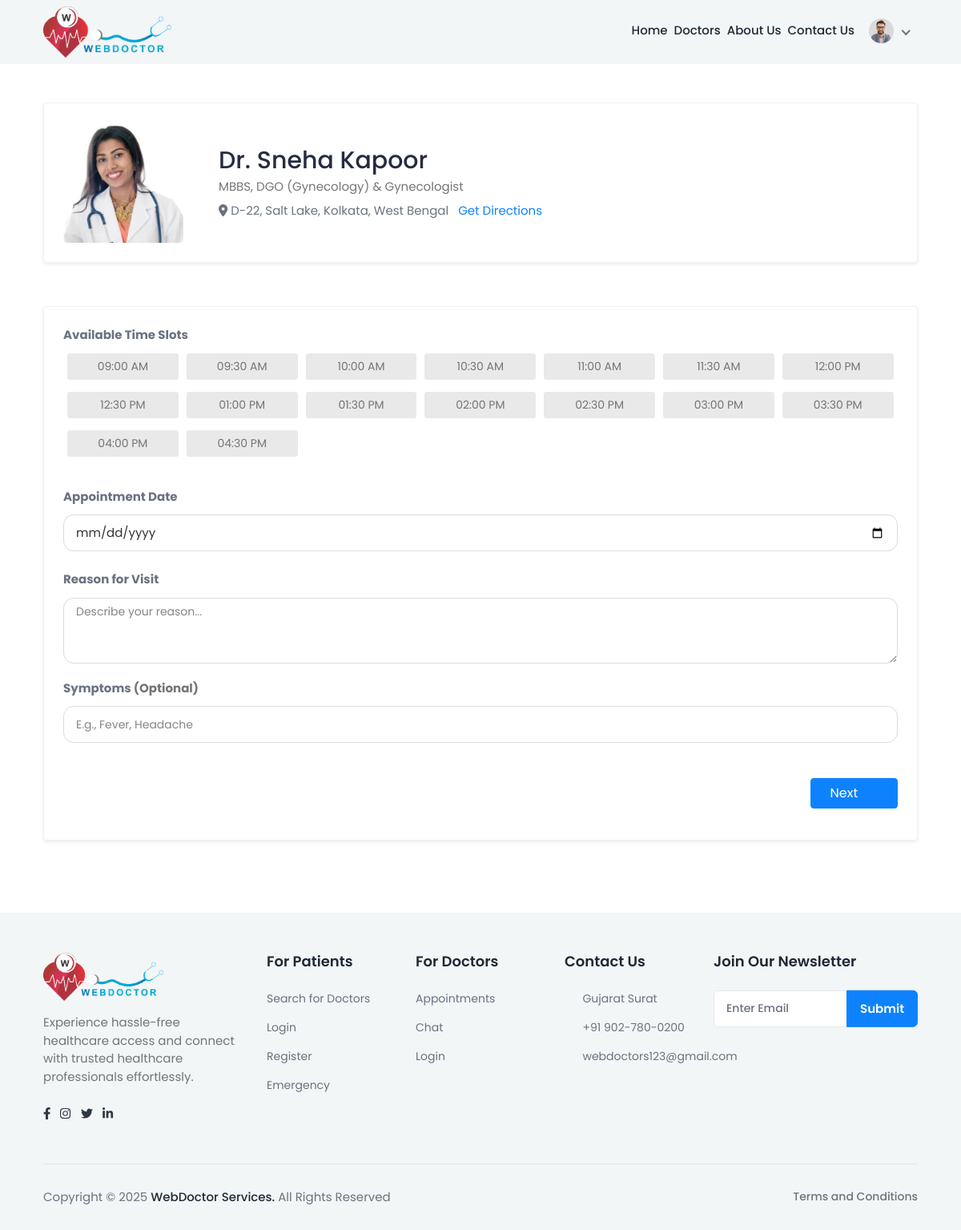
Page /book_appointment/21/ (signed in) on the committed database.
### myapp/models.py (models this page shows, shortened)
class patientRegister(models.Model):
      BLOOD_GROUP_CHOICES = [
        ('A+', 'A+'), ('A-', 'A-'), ('B+', 'B+'), ('B-', 'B-'),
        ('O+', 'O+'), ('O-', 'O-'), ('AB+', 'AB+'), ('AB-', 'AB-')
      ]
      name = models.CharField(max_length=100)
      email = models.EmailField(unique=True)
      phno = models.BigIntegerField(unique=True)
      password = models.CharField(max_length=255)
      profile_img = models.ImageField(upload_to='profile_pics/', null=True, blank=True)
      dob=models.DateField(null=True)
      age = models.PositiveIntegerField(null=True)  # Age field
      weight = models.DecimalField(null=True,max_digits=5,decimal_places=2)#Weight field
      height = models.DecimalField(null=True,max_digits=5, decimal_places=2)
      address = models.TextField()  # Full address
      city = models.CharField(max_length=50)
      state = models.CharField(max_length=50)
      blood_group = models.CharField(max_length=3, choices=BLOOD_GROUP_CHOICES)  # Dropdown selection

class doctorRegister(models.Model):
    GENDER_CHOICES = [
        ('M', 'Male'),
        ('F', 'Female'),
        ('O', 'Other'),
    ]
    name = models.CharField(max_length=100)
    email = models.EmailField(unique=True)
    phno = models.BigIntegerField(unique=True)
    password = models.CharField(max_length=100)
    profile_img = models.ImageField(upload_to='profile_pics/', null=True, blank=True)
    qualification = models.CharField(max_length=100,blank=True, null=True)
    specialization = models.CharField(max_length=100,blank=True, null=True)
    experience = models.IntegerField(blank=True, null=True)
    address = models.TextField(blank=True, null=True)
    city = models.CharField(max_length=50,blank=True, null=True)
    state = models.CharField(max_length=50,blank=True, null=True)
    clinic_name = models.CharField(max_length=255)
    clinic_address = models.TextField()
    gender = models.CharField(max_length=5, choices=GENDER_CHOICES)
    mci_no = models.CharField(max_length=10,blank=True, null=True)
    fee = models.BigIntegerField(null=True)
    about_me=models.TextField(null=True)
    is_approved = models.BooleanField(default=False)
    is_rejected = models.BooleanField(default=False)
    is_available = models.BooleanField(default=False)  # Doctor is available for emergency

### myapp/views.py (the view)
# urls.py: path('book_appointment/<int:doctor_id>/', views.book_appointment, name='book_appointment'),
def book_appointment(request, doctor_id, appointment_id=None):
    doctor = get_object_or_404(doctorRegister, id=doctor_id)
    patient_id = request.session.get('patient_id')
    if not patient_id:
         messages.error(request, "You must be logged in as patient to book an appointment.")
         return redirect('/login/')
    patient = get_object_or_404(patientRegister, id=patient_id)
    print(f"Received appointment_id: {appointment_id}")
    appointment_obj = None
    if appointment_id:
        appointment_obj = get_object_or_404(appointment, id=appointment_id, patient_id=patient, doctor_id=doctor)
        print(f"Editing Existing Appointment: {appointment_obj.id}")  #  Debugging
    if request.method == "POST":
        print("Form submitted:", request.POST)
        form = appointmentForm(request.POST, instance=appointment_obj)  #  Ensure form updates existing instance
        if form.is_valid():
            appointment_obj = form.save(commit=False)
            appointment_obj.patient_id = patient
            appointment_obj.doctor_id = doctor
            appointment_obj.booking_date = now().date()  # Update booking date
            unique_meeting_id = uuid.uuid4().hex[:10]
            appointment_obj.meeting_link = f"https://meet.jit.si/{unique_meeting_id}"
            appointment_obj.save()  #  Update appointment instead of creating a new one
            print(f"Appointment updated: {appointment_obj.id}")
            messages.success(request, "Appointment booked successfully!!!")
            return redirect("payment", appointment_id=appointment_obj.id, doctor_id=doctor.id)
        else:
            print("Form errors:", form.errors)  # Debugging error messages
            messages.error(request, "Failed to book appointment. Please check the form and try again.")
    else:
        form = appointmentForm(request.POST,instance=appointment_obj)  # Prefill form if editing
    start_time = time(9, 0)
    end_time = time(17, 0)
    time_slots = []
    current_time = datetime.combine(date.today(), start_time)
    while current_time.time() < end_time:
        time_slots.append(current_time.strftime("%I:%M %p"))  # Format in 12-hour format with AM/PM
        current_time += timedelta(minutes=30)
    return render(request, 'booking.html', {
        "doctor": doctor,
        "patient": patient,
        "form": form,
        "time_slots": time_slots,
        "appointment_data_list": appointment_obj
    })

### myapp/forms.py (shortened to what this page needs)
class appointmentForm(forms.ModelForm):
    class Meta:
       model=appointment
       fields = ['appointment_date', 'appointment_time', 'reason','symptoms']

### myapp/templates/booking.html (shortened to what this page needs)
{% load static %}
<html>
<html lang="en">
<head>
  <link rel="stylesheet" href="{% static 'assets/css/bootstrap.min.css' %}">
  <link rel="stylesheet" href="https://cdnjs.cloudflare.com/ajax/libs/font-awesome/6.0.0-beta3/css/all.min.css">
  <link rel="stylesheet" href="{% static 'assets/plugins/fontawesome/css/fontawesome.min.css' %}">
  <link rel="stylesheet" href="{% static 'assets/plugins/fontawesome/css/all.min.css' %}">
  <link rel="stylesheet" href="{% static 'assets/css/feather.css' %}">
  <link rel="stylesheet" href="{% static 'assets/css/custom.css' %}">
  <link rel="stylesheet" href="https://cdnjs.cloudflare.com/ajax/libs/jquery-confirm/3.3.2/jquery-confirm.min.css" />
  <link rel="stylesheet" href="https://cdn.jsdelivr.net/npm/datedropper/datedropper.min.css">
</head>
<body>
  {% block content %}
  <div class="main-wrapper">
      <header class="header header-fixed header-one header-space">
        <div class="container">
        <nav class="navbar navbar-expand-lg header-nav">
        <div class="navbar-header">
        <a href="{% url 'index' %}" class="navbar-brand logo">
          <img src="{% static 'assets/img/logo.png' %}" class="img-fluid" alt="Logo">
        </a>
        </div>
        <div class="main-menu-wrapper">
        <ul class="main-nav">
          <li>
            <a href="{% url 'index' %}">Home</a>
          </li>
          <li>
            <a href="{% url 'doctor_list' %}">Doctors</a>
          </li>
          <li>
            <a href="{% url 'about_us' %}">About Us</a>
          </li>
          <li>
            <a href="{% url 'contact_us' %}">Contact Us</a>
          </li>
        <ul class="nav header-navbar-rht" style="padding-top: 20px;">
        <li class="nav-item dropdown has-arrow logged-item">
        <a href="#" class="dropdown-toggle nav-link" data-bs-toggle="dropdown" aria-expanded="false">
        <span class="user-img">
          {% if patient.profile_img %}
    <img class="rounded-circle" src="{{ patient.profile_img.url }}" width="31" alt="profile" />
    {% else %}
      <img class="rounded-circle" src="/static/assets/img/default_profile.png" width="31" alt="default profile" />
    {% endif %}
    </span>
        </a>
        </li>
        </ul>
        </ul>
        </div>
        </nav>
        </div>
        </header>
     <div class="content" style="min-height: calc(100vh - 150px);">
        <div class="container mt-5">
            <div class="row g-4">
                <div class="col-12">
                    <div class="card shadow-sm">
                        <div class="card-body">
                            <div class="d-flex align-items-center gap-4 flex-wrap">
                                <div class="doctor-img">
                                    {% if doctor.id %}
                                    <a href="{% url 'doctor_profile' doctor.id|add:0 %}" class="booking-doc-img">
                                        {% if doctor.profile_img %}
                                            <img src="{{ doctor.profile_img.url }}" alt="profile">
                                        {% else %}
                                            <img src="/static/assets/default_profile.jpg" class="rounded-circle" alt="default profile" width="120" height="120">
                                        {% endif %}
                                    </a>
                                    {% else %}
                                        <p>Doctor profile not available</p>
                                    {% endif %}
                                </div>
                                <div class="flex-grow-1">
                                    <h2 class="mb-1">Dr. {{ doctor.name }}</h2>
                                    <p class="text-muted mb-2">{{ doctor.qualification }} & {{ doctor.specialization }}</p>
                                    <p class="mb-0">
                                        <i class="fas fa-map-marker-alt"></i>
                                        {{ doctor.clinic_address }}, {{ doctor.state }}
                                        <a href="javascript:void(0);" class="text-primary ms-2">Get Directions</a>
                                    </p>
                                </div>
                            </div>
                        </div>
                    </div>
                </div>
                <div class="col-12">
                    <div class="card shadow-sm">
                        <div class="card-body">
                            <form method="POST" action="{% if appointment_data_list %}{% url 'edit_appointment' doctor.id appointment_data_list.id %}{% else %}{% url 'book_appointment' doctor.id %}{% endif %}">
                                <div class="mb-4">
                                    <label class="form-label fw-bold">Available Time Slots</label>
                                    <div class="row g-3">
                                        <div class="time-slot">
                                            <ul class="clearfix">
                                              <ul class="clearfix">
                                                {% for time in time_slots %}
                                                  <li>
                                                    <a class="timing {% if time == appointment_data_list.appointment_time|time:'h:i A' %}selected{% endif %}" href="#" onclick="selectTimeSlot(this)">
                                                      <span>{{ time }}</span>
                                                    </a>
                                                  </li>
                                                {% endfor %}
                                              </ul>
                                            </ul>
                                        </div>
                                    </div>
                                </div>
                                 <div class="mb-4">
                                    <label class="form-label fw-bold">Appointment Date</label>
                                    <div class="input-group">
                                      <input type="date" class="form-control" name="appointment_date" id="date-format"
                                             placeholder="Select Appointment Date" value="{{ appointment_data_list.appointment_date }}" >
                                    </div>
                                  </div>
                                <div class="row ">
                                    <div class="col-md-12">
                                        <div class="form-group">
                                            <label class="form-label fw-bold">Reason for Visit</label>
                                            <textarea class="form-control" name="reason" rows="3"
                                                      placeholder="Describe your reason..."
                                                      maxlength="400">{{ appointment_data_list.reason }}</textarea>
                                        </div>
                                    </div>
                                    <div class="col-md-12">
                                        <div class="form-group">
                                            <label class="form-label fw-bold">Symptoms <span class="text-muted">(Optional)</span></label>
                                            <input type="text" class="form-control" name="symptoms"
                                                   placeholder="E.g., Fever, Headache"
                                                   value="{{ appointment_data_list.symptoms }}">
                                        </div>
                                    </div>
                                </div>
                                <div class="text-end mt-4">
                                    <button type="submit" class="btn book_btn px-4">
                                        Next <i class="feather-arrow-right-circle ms-2"></i>
                                    </button>
                                </div>
                            </form>
                        </div>
                    </div>
                </div>
            </div>
        </div>
    </div>
</div>
<link rel="stylesheet" href="https://code.jquery.com/ui/1.12.1/themes/base/jquery-ui.css">
<link rel="stylesheet" href="https://cdnjs.cloudflare.com/ajax/libs/timepicker/1.3.5/jquery.timepicker.min.css">
<link rel="stylesheet" href="{% static 'assets/vendor/bootstrap-material-datetimepicker/css/bootstrap-material-datetimepicker.css' %}">
    {% include "footer.html" %}
{% endblock %}
</body>
</html>

### myapp/static/assets/css/feather.css (style rules this page uses)
[class^="feather-"], [class*=" feather-"] { font-family: 'feather' !important; speak: none; font-style: normal; font-weight: normal; font-variant: normal; text-transform: none; line-height: 1; -webkit-font-smoothing: antialiased; -moz-osx-font-smoothing: grayscale; }
.feather-arrow-right-circle:before { content: "\e913"; }

### rows in the picture
patientRegister: profile_img (picture)
doctorRegister: profile_img (picture), name "Sneha Kapoor", qualification "MBBS, DGO (Gynecology)", specialization "Gynecologist", clinic_address "D-22, Salt Lake, Kolkata", state "West Bengal"

### other values in the picture
{{ time }} "09:00 AM" "09:30 AM" "10:00 AM" "10:30 AM" "11:00 AM" "11:30 AM" "12:00 PM" "12:30 PM" "01:00 PM" "01:30 PM" "02:00 PM" "02:30 PM" "03:00 PM" "03:30 PM" "04:00 PM" "04:30 PM"
